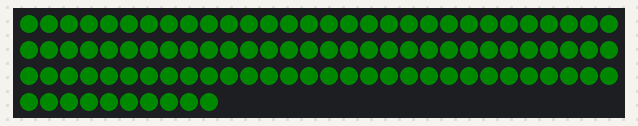
Bench run of a sketch on a simulated Arduino Uno, built with avr-gcc and run on an emulated ATmega328P. On the bench: 100 RGB LEDs in strip order, left to right, continuing on the next row. Dim RGB values are drawn brighter than linear; colours are those a GRB WS2812 strip shows for the declared byte order.

Above: at 0.47 s.
At 39.81 s:
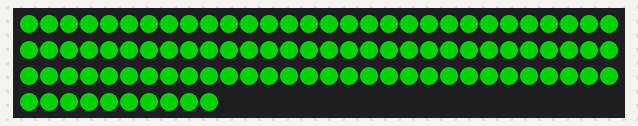

The sketch:

Flashing_LED.ino
```cpp
/*
 * Made by Xylem inspired by the FastLED library
 *
 * Goes through all the LEDs and turns each individual LED on then off
 */

#include <FastLED.h>
#define NUM_LEDS 100
#define DATA_PIN 6
CRGB leds[NUM_LEDS];

void setup() {
  FastLED.addLeds<WS2812B, DATA_PIN>(leds, NUM_LEDS);
  Serial.begin(9600);
}

void loop() {
  for(int i=0; i<255; i++){
    for(int dot=0; dot<NUM_LEDS; dot++){
      leds[dot] = CRGB(i,0,0);
    }
    FastLED.show();
    delay(30);
  }
  for(int i=255; i>0; i--){
    for(int dot=0; dot<NUM_LEDS; dot++){
      leds[dot] = CRGB(i,0,0);
    }
    FastLED.show();
    delay(30);
  }
}
```
